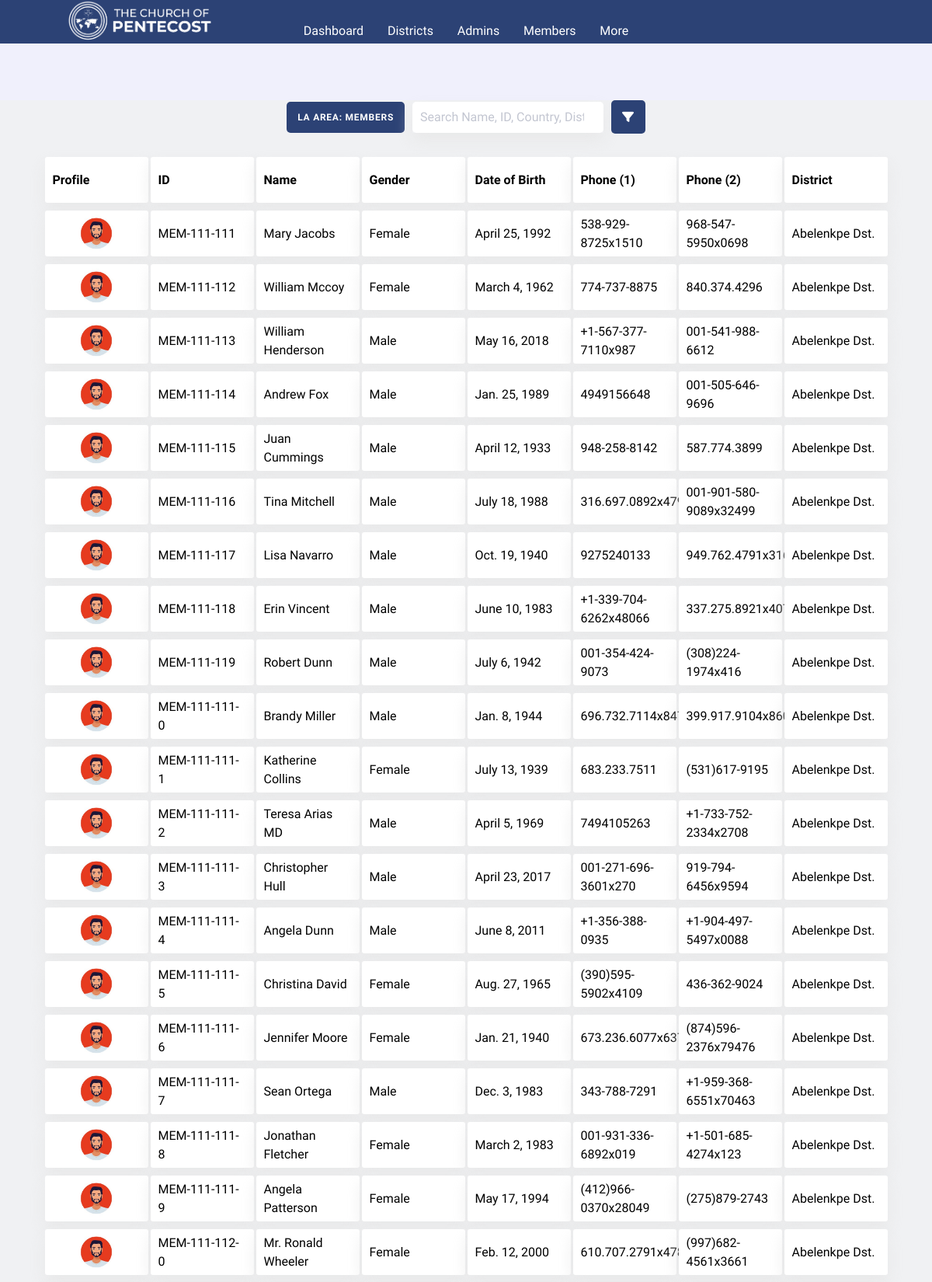
The page /area_admin/members (signed in, upper part) on the database its author committed.
### thecop_app/models.py (models this page shows, shortened)
class AreaAdmin(models.Model):
    id = models.TextField(primary_key=True)
    phone = models.TextField()
    email = models.TextField()
    password = models.TextField()
    area = models.ForeignKey(Area, on_delete=models.CASCADE)

class Area(models.Model):
    nation = models.ForeignKey(Nation, on_delete=models.CASCADE)
    id = models.TextField(primary_key=True)
    name = models.TextField()
    location = models.TextField()
    def get_members(self):
        members = []
        for i in Member.objects.all():
            if i.local_assembly.district.area == self:
                members.append(i)
        return members

class Member(models.Model):
    id = models.TextField(primary_key=True)
    local_assembly = models.ForeignKey(LocalAssembly, on_delete=models.CASCADE)
    name = models.TextField()
    gender = models.CharField(max_length=10)
    date_of_birth = models.DateField(default="2004-02-18")
    phone = models.TextField()
    phone2 = models.TextField()
    email = models.TextField()
    address = models.TextField()
    password = models.TextField(default=phone)

class LocalAssembly(models.Model):
    district = models.ForeignKey(District, on_delete=models.CASCADE)
    id = models.TextField(primary_key=True)
    name = models.TextField()
    location = models.TextField()

class District(models.Model):
    area = models.ForeignKey(Area, on_delete=models.CASCADE)
    id = models.TextField(primary_key=True)
    name = models.TextField()
    location = models.TextField()

### thecop_app/areaAdmin/views.py (the view)
# urls.py: path("members", views.members, name="areaAdmin_members"),
def members(request):
    active_admin = AreaAdmin.objects.get(pk=request.session.get('area_admin_id'))
    context = {
        "admins": DistrictAdmin.objects.all(),
        "admin": active_admin,
        "announcements": active_admin.area.areaannouncement_set.all(),
        "events": active_admin.area.areaevent_set.all()
    }
    return render(request, 'thecop_app/areaAdmin/members.html', context)

### thecop_app/templates/thecop_app/areaAdmin/members.html (shortened to what this page needs)
<!DOCTYPE html>
{% load static %}
<html lang="en">,
  <head>
    <link rel="stylesheet" href="{% static 'thecop_app/CSS/index.css' %}" />
    <link rel="stylesheet" href="{% static 'thecop_app/CSS/ananse.css' %}" />
      <link rel="stylesheet" href="{% static 'thecop_app/CSS/fa/allicons.css' %}">
    <link rel="stylesheet" href="{% static 'thecop_app/CSS/fa/icons.css' %}">
</head>
<body>
<header class="grid-header">
      <div class="logo">
          <img src="{% static 'thecop_app/images/The-Church-Of-Pentecost.png' %}" width=200/>
      </div>
      <div class="mid-div">
              <div class="nav-btn" onclick="window.open('{% url 'areaAdmin_home' %}', '_self')">
                  <i class="fa-thin fa-gauge"></i>
                  <span>Dashboard</span>
              </div>
            <div class="nav-btn" onclick="window.open('{% url 'areaAdmin_districts' %}', '_self')">
                  <i class="fa-thin fa-map"></i>
                  <span>Districts</span>
              </div>
          <div class="nav-btn" onclick="window.open('{% url 'areaAdmin_admins' %}', '_self')">
                      <i class="fa-thin fa-user-lock"></i>
                     <span>Admins</span>
              </div>
          <div class="nav-btn" onclick="window.open('{% url 'areaAdmin_members' %}', '_self')">
                  <i class="fa-thin fa-users"></i>
                 <span>Members</span>
          </div>
          <div class="nav-btn">
                  <i class="fa-thin fa-caret-down"></i>
                 <span>More</span>
          </div>
      </div>
</header>
<br><br><br>
<appbody style=" background-color: #f0f1f3 !important;">
    <div class="func-bar">
        <div class="tag">{{admin.area.name}} Area: Members</div>
        <div class="search-div">
            <input type="search" placeholder="Search Name, ID, Country, District, Area, Local">
        </div>
        <div class="tag"><i class="fa-thin fa-filter" style="font-size: 15px; font-weight:bold"></i></div>
    </div>
   <div class="custom-table-001">
        <div class="row">
            <div class="cell"><b>Profile</b></div>
            <div class="cell"><b>ID</b></div>
            <div class="cell"><b>Name</b></div>
            <div class="cell"><b>Gender</b></div>
            <div class="cell"><b>Date of Birth</b></div>
            <div class="cell"><b>Phone (1)</b></div>
            <div class="cell"><b>Phone (2)</b></div>
            <div class="cell"><b>District</b></div>
        </div>
        {% for member in admin.area.get_members %}
        <div class="row">
            <div class="cell" style="display: flex; align-items: center; justify-content:center;">
                <img src="{% static 'thecop_app/images/ant.png' %}" width=50>
            </div>
            <div class="cell">{{ member.id }}</div>
            <div class="cell">{{ member.name }}</div>
            <div class="cell">{{ member.gender }}</div>
            <div class="cell">{{ member.date_of_birth }}</div>
            <div class="cell">{{ member.phone }}</div>
            <div class="cell">
                {% if member.phone2 == "" %}
                    null
                {% else %}
                    {{member.phone2}}
                {% endif %}
            </div>
            <div class="cell">{{ member.local_assembly.district.name }} Dst.</div>
        </div>
        {% endfor %}
    </div>
</appbody>
</body>
</html>

### thecop_app/static/thecop_app/CSS/index.css (style rules this page uses)
* { padding: 0; margin: 0; box-sizing: border-box; font-family: 'Ubuntu', sans-serif; }
body { background-color: #e6e6fa99; overflow-x: hidden; }
.grid-header { z-index: 99; position: fixed; width: 100%; display: grid; grid-template-columns: 30% 40% 30%; align-items: center; height: 3.5em; background: #2C4275; top: 0; }
.grid-header div.logo { display: flex; flex-direction: row; align-items: center;justify-content: space-evenly; }
.grid-header div.mid-div { display: flex; flex-direction: row; align-items: center;justify-content: space-evenly; }
.grid-header div.mid-div div.nav-btn, .grid-header div.mid-div div.nav-btn.has-drop { display: flex; flex-direction: column; align-items: center; justify-content: center; gap: 5px; color: #FFFFFF; cursor: pointer; }
.custom-table-001 { flex-direction: column; display: flex; gap: 10px; align-items: center; justify-content: center; }
.custom-table-001 .row { display: flex; flex-direction: row; gap: 3px; }
.custom-table-001 .row .cell { padding: 10px 10px; width: 133px; height: 59px; display: flex; text-align: left; background: white; align-items: center; box-shadow: 0px 10px 20px 0px rgba(229, 229, 229, 0.75); border-radius: 3px; }
.func-bar { flex-direction: row; display: flex; gap: 10px; align-items: center; justify-content: center; margin: 0 0 30px 0; }
.func-bar .tag { padding: 14px; border-radius: 5px; background-color: #2C4275; color: white; }
.func-bar .search-div { height: 40px; box-shadow: 0px 10px 20px 0px rgba(229, 229, 229, 0.75); }
.func-bar .search-div input { width: 100%; height: 100%; border-radius: 5px; border: 0px solid #2C4275; padding: 0 10px; }

### thecop_app/static/thecop_app/CSS/ananse.css (style rules this page uses)
* { padding: 0; margin: 0; box-sizing: border-box; font-family: 'Ubuntu', sans-serif; }
:root { --color-one: gold ; --color-two: #e91e63; --shadow: 0px 1px 5px -2px #9b8c8c; }
body { overflow-x: hidden; }
appbody { width: 100%; margin: 57px 0 100px 0; position: absolute; left: 0; padding-bottom: 200px; z-index: 0; }

### thecop_app/templates/thecop_app/areaAdmin/members.html (style rules this page uses)
body { font-family:calibri }

### rows shown on the page
AreaAdmin: area.name "LA"
Member: id "MEM-111-111", name "Mary Jacobs", gender "Female", date_of_birth "April 25, 1992", phone "538-929-8725x1510", phone2 "968-547-5950x0698", local_assembly.district.name "Abelenkpe"
Member: id "MEM-111-112", name "William Mccoy", gender "Female", date_of_birth "March 4, 1962", phone "774-737-8875", phone2 "840.374.4296", local_assembly.district.name "Abelenkpe"
Member: id "MEM-111-113", name "William Henderson", gender "Male", date_of_birth "May 16, 2018", phone "+1-567-377-7110x987", phone2 "001-541-988-6612", local_assembly.district.name "Abelenkpe"
Member: id "MEM-111-114", name "Andrew Fox", gender "Male", date_of_birth "Jan. 25, 1989", phone "4949156648", phone2 "001-505-646-9696", local_assembly.district.name "Abelenkpe"
Member: id "MEM-111-115", name "Juan Cummings", gender "Male", date_of_birth "April 12, 1933", phone "948-258-8142", phone2 "587.774.3899", local_assembly.district.name "Abelenkpe"
Member: id "MEM-111-116", name "Tina Mitchell", gender "Male", date_of_birth "July 18, 1988", phone "316.697.0892x47980", phone2 "001-901-580-9089x32499", local_assembly.district.name "Abelenkpe"
Member: id "MEM-111-117", name "Lisa Navarro", gender "Male", date_of_birth "Oct. 19, 1940", phone "9275240133", phone2 "949.762.4791x3163", local_assembly.district.name "Abelenkpe"
Member: id "MEM-111-118", name "Erin Vincent", gender "Male", date_of_birth "June 10, 1983", phone "+1-339-704-6262x48066", phone2 "337.275.8921x407", local_assembly.district.name "Abelenkpe"
Member: id "MEM-111-119", name "Robert Dunn", gender "Male", date_of_birth "July 6, 1942", phone "001-354-424-9073", phone2 "(308)224-1974x416", local_assembly.district.name "Abelenkpe"
Member: id "MEM-111-111-0", name "Brandy Miller", gender "Male", date_of_birth "Jan. 8, 1944", phone "696.732.7114x847", phone2 "399.917.9104x8607", local_assembly.district.name "Abelenkpe"
Member: id "MEM-111-111-1", name "Katherine Collins", gender "Female", date_of_birth "July 13, 1939", phone "683.233.7511", phone2 "(531)617-9195", local_assembly.district.name "Abelenkpe"
Member: id "MEM-111-111-2", name "Teresa Arias MD", gender "Male", date_of_birth "April 5, 1969", phone "7494105263", phone2 "+1-733-752-2334x2708", local_assembly.district.name "Abelenkpe"
Member: id "MEM-111-111-3", name "Christopher Hull", gender "Male", date_of_birth "April 23, 2017", phone "001-271-696-3601x270", phone2 "919-794-6456x9594", local_assembly.district.name "Abelenkpe"
Member: id "MEM-111-111-4", name "Angela Dunn", gender "Male", date_of_birth "June 8, 2011", phone "+1-356-388-0935", phone2 "+1-904-497-5497x0088", local_assembly.district.name "Abelenkpe"
Member: id "MEM-111-111-5", name "Christina David", gender "Female", date_of_birth "Aug. 27, 1965", phone "(390)595-5902x4109", phone2 "436-362-9024", local_assembly.district.name "Abelenkpe"
Member: id "MEM-111-111-6", name "Jennifer Moore", gender "Female", date_of_birth "Jan. 21, 1940", phone "673.236.6077x6377", phone2 "(874)596-2376x79476", local_assembly.district.name "Abelenkpe"
Member: id "MEM-111-111-7", name "Sean Ortega", gender "Male", date_of_birth "Dec. 3, 1983", phone "343-788-7291", phone2 "+1-959-368-6551x70463", local_assembly.district.name "Abelenkpe"
Member: id "MEM-111-111-8", name "Jonathan Fletcher", gender "Female", date_of_birth "March 2, 1983", phone "001-931-336-6892x019", phone2 "+1-501-685-4274x123", local_assembly.district.name "Abelenkpe"
Member: id "MEM-111-111-9", name "Angela Patterson", gender "Female", date_of_birth "May 17, 1994", phone "(412)966-0370x28049", phone2 "(275)879-2743", local_assembly.district.name "Abelenkpe"
Member: id "MEM-111-112-0", name "Mr. Ronald Wheeler", gender "Female", date_of_birth "Feb. 12, 2000", phone "610.707.2791x47829", phone2 "(997)682-4561x3661", local_assembly.district.name "Abelenkpe"
